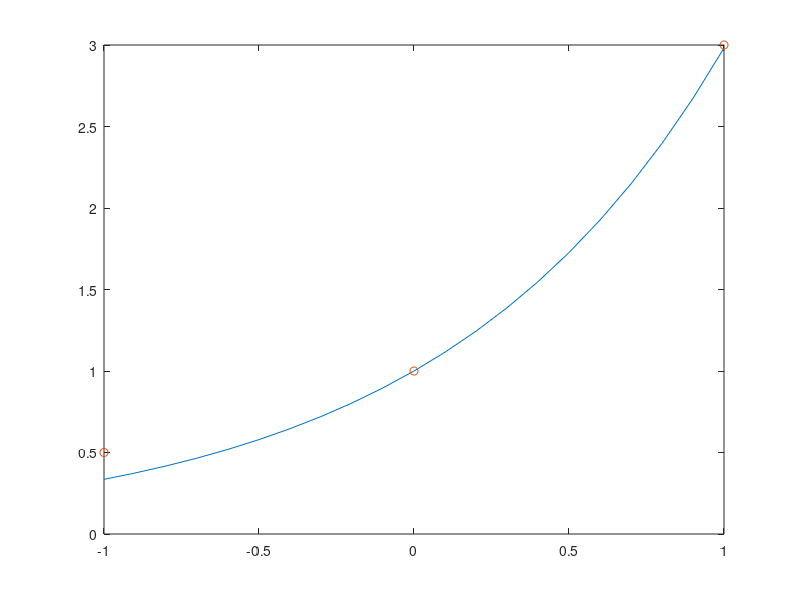

MATLAB code for this plot:
clear; clc; close all;

data=[-1 0 1
    0.5 1 3];       % data

x=data(1,:);        % split data
y=data(2,:);        % split data

a=0; error=0.0001;      % initial value & error


while 1
    sumf=0; sumfp=0;        % Initialization
    for ik=1:3
        sumf=sumf+exp(2*a*x(ik))*x(ik)-exp(a*x(ik))*x(ik)*y(ik);        % fx value
        sumfp=sumfp+2*exp(2*a*x(ik))*x(ik)^2-exp(a*x(ik))*x(ik)^2*y(ik);    % fx prime value
    end
    
    an=a-sumf/sumfp;       % newton method
    
    if abs(an-a)<error
        break       % check error
    end
    
    a=an;
    
end 

t=-1:0.1:1;     % graph
plot(t,exp(a*t))
hold on
plot(data(1,:),data(2,:),'o')